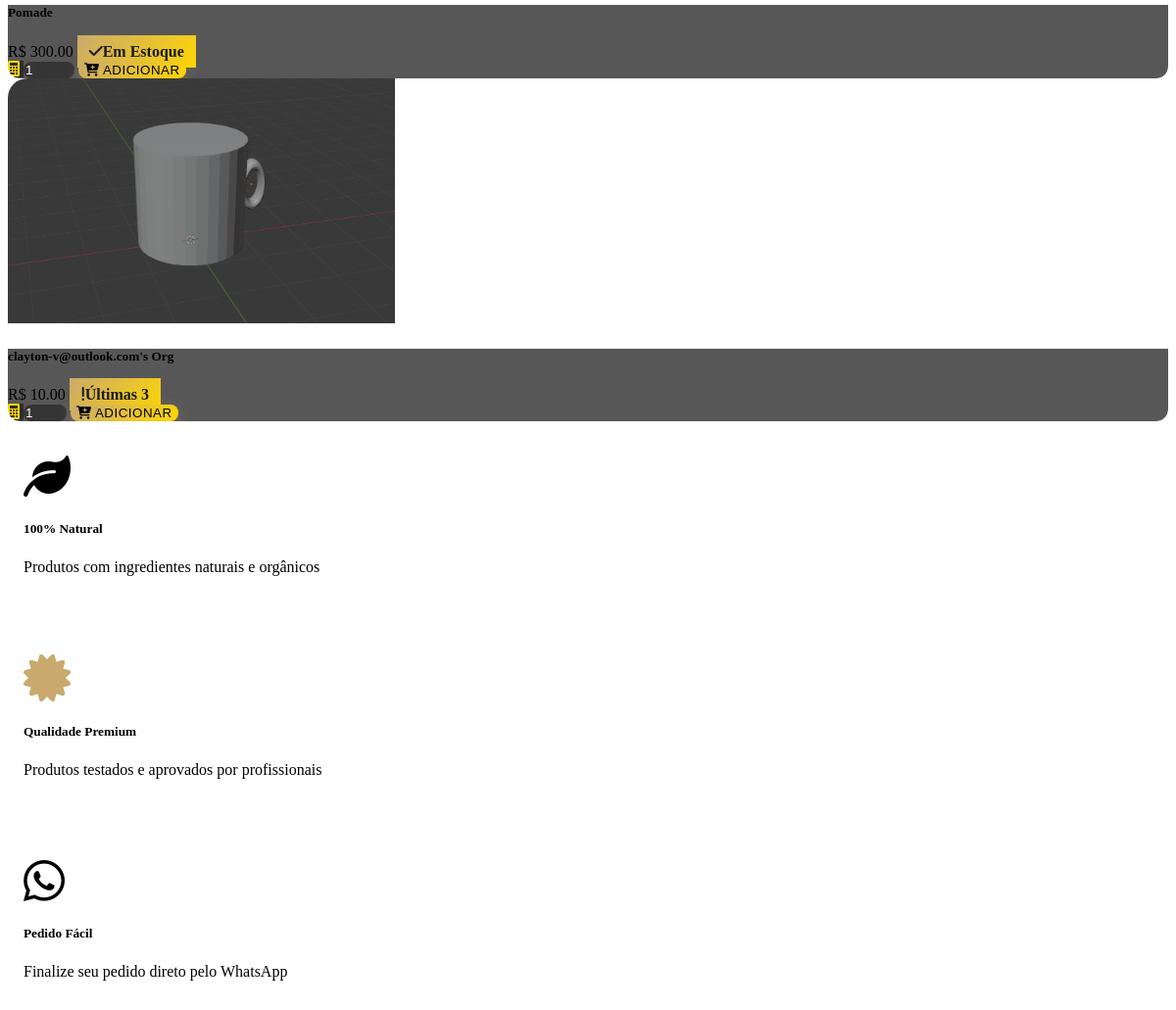
Before: / (middle part) with the older database file.
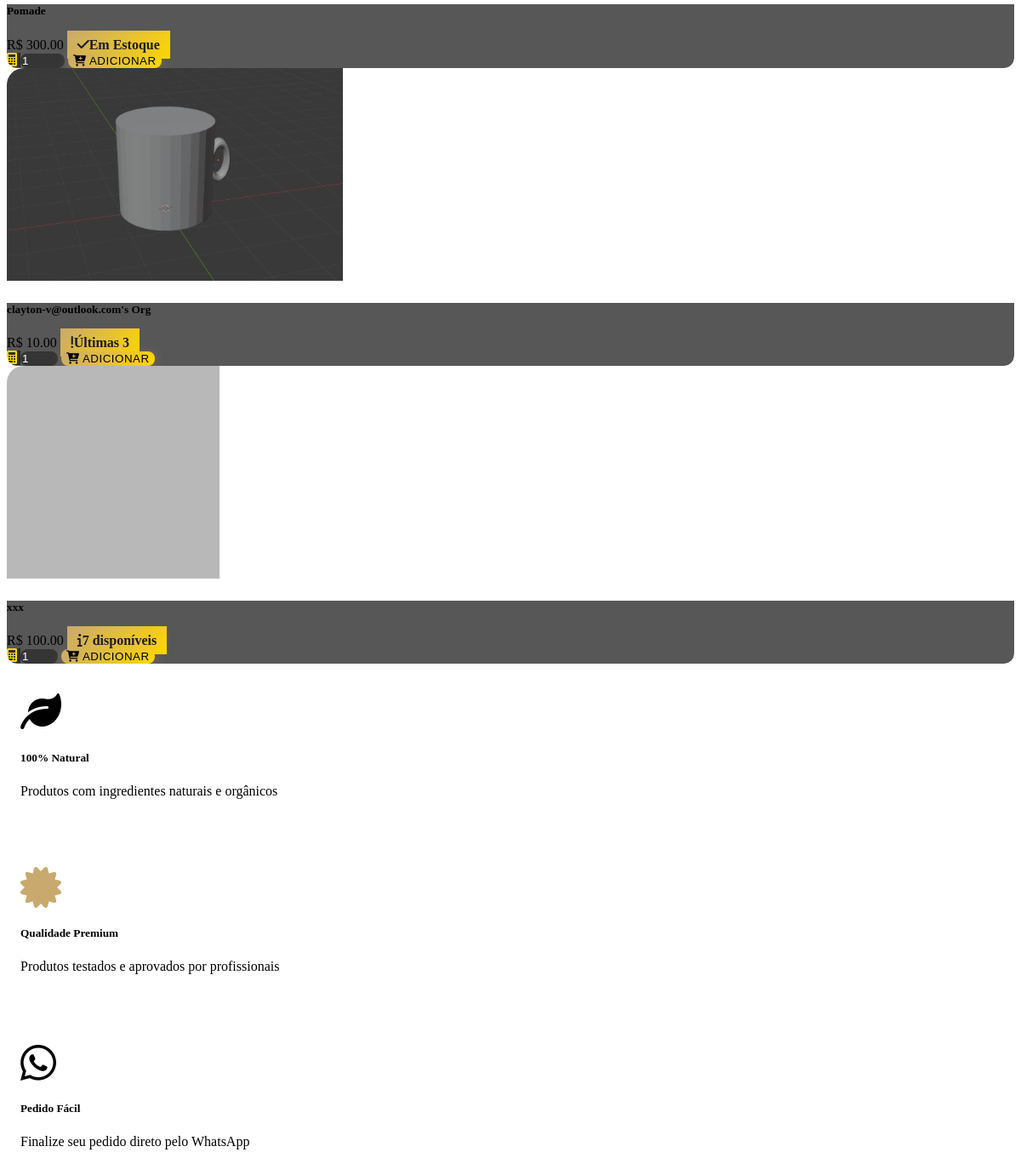
After: the same page with the newer database file.
### models.py (models this page shows, shortened)
class Product(db.Model):
    __tablename__ = 'products'
    id = db.Column(db.Integer, primary_key=True)
    name = db.Column(db.String(100), nullable=False)
    description = db.Column(Text, nullable=True)
    price = db.Column(db.Float, nullable=False)
    image_url = db.Column(db.String(255), nullable=True)
    category = db.Column(db.String(50), nullable=True)
    in_stock = db.Column(db.Boolean, default=True)
    stock_quantity = db.Column(db.Integer, default=0)
    min_stock_level = db.Column(db.Integer, default=5)  # Alert threshold
    max_stock_level = db.Column(db.Integer, default=100)
    cost_price = db.Column(db.Float, default=0.0)  # Purchase cost
    supplier_id = db.Column(db.Integer, db.ForeignKey('suppliers.id'))
    supplier = db.Column(db.String(100))
    sku = db.Column(db.String(50), unique=True, nullable=True)  # Stock Keeping Unit
    created_at = db.Column(db.DateTime, default=datetime.utcnow)
    updated_at = db.Column(db.DateTime, default=datetime.utcnow, onupdate=datetime.utcnow)

### routes.py (the view)
@app.route('/')
def index():
    products = Product.query.filter(Product.stock_quantity > 0).all()
    cart_count = get_cart_count()
    return render_template('index.html',
                           products=products,
                           cart_count=cart_count)

### routes.py (called while the page is built)
def get_session_id():
    if 'session_id' not in session:
        session['session_id'] = str(uuid.uuid4())
    return session['session_id']

def get_cart_count():
    session_id = get_session_id()
    return CartItem.query.filter_by(session_id=session_id).count()

@app.context_processor
def inject_cart_count():
    return dict(cart_count=get_cart_count())

### templates/index.html (shortened to what this page needs)
{% extends "base.html" %}
{% block content %}
<section id="produtos" class="py-5 bg-dark">
    <div class="container">
        {% if products %}
        <div class="row g-4">
            {% for product in products %}
            <div class="col-lg-4 col-md-6">
                <div class="card h-100 shadow-sm product-card">
                    <div class="card-img-top-wrapper">
                        <img src="{{ product.image_url or 'https://via.placeholder.com/300x300/8B4513/FFFFFF?text=Produto' }}"
                             class="card-img-top"
                             alt="{{ product.name }}"
                             style="height: 250px; object-fit: cover;">
                    </div>
                    <div class="card-body d-flex flex-column">
                        <h5 class="card-title fw-bold">{{ product.name }}</h5>
                        <div class="d-flex justify-content-between align-items-center mb-3">
                            <span class="h4 text-success fw-bold mb-0">
                                R$ {{ "%.2f"|format(product.price) }}
                            </span>
                            {% if product.stock_quantity > 0 %}
                                {% if product.stock_quantity <= product.min_stock_level %}
                                    <span class="badge bg-warning text-dark">
                                        <i class="fas fa-exclamation me-1"></i>Últimas {{ product.stock_quantity }}
                                    </span>
                                {% elif product.stock_quantity <= 10 %}
                                    <span class="badge bg-info">
                                        <i class="fas fa-info me-1"></i>{{ product.stock_quantity }} disponíveis
                                    </span>
                                {% else %}
                                    <span class="badge bg-success">
                                        <i class="fas fa-check me-1"></i>Em Estoque
                                    </span>
                                {% endif %}
                            {% else %}
                                <span class="badge bg-danger">
                                    <i class="fas fa-times me-1"></i>Sem Estoque
                                </span>
                            {% endif %}
                        </div>
                        {% if product.stock_quantity > 0 %}
                        <form method="POST" action="{{ url_for('add_to_cart', product_id=product.id) }}" class="add-to-cart-form">
                            <div class="input-group mb-3">
                                <span class="input-group-text">
                                    <i class="fas fa-calculator"></i>
                                </span>
                                <input type="number"
                                       name="quantity"
                                       class="form-control"
                                       value="1"
                                       min="1"
                                       max="{{ product.stock_quantity }}"
                                       aria-label="Quantidade">
                                <button class="btn btn-primary" type="submit">
                                    <i class="fas fa-cart-plus me-2"></i>
                                    Adicionar
                                </button>
                            </div>
                        </form>
                        {% else %}
                        <button class="btn btn-secondary" disabled>
                            <i class="fas fa-ban me-2"></i>
                            Indisponível
                        </button>
                        {% endif %}
                    </div>
                </div>
            </div>
            {% endfor %}
        </div>
        {% endif %}
    </div>
</section>
<section class="bg-light py-5">
    <div class="container">
        <div class="row text-center g-4">
            <div class="col-md-3">
                <div class="feature-box">
                    <i class="fas fa-leaf fa-3x text-success mb-3"></i>
                    <h5>100% Natural</h5>
                    <p class="text-muted">Produtos com ingredientes naturais e orgânicos</p>
                </div>
            </div>
            <div class="col-md-3">
                <div class="feature-box">
                    <i class="fas fa-certificate fa-3x text-primary mb-3"></i>
                    <h5>Qualidade Premium</h5>
                    <p class="text-muted">Produtos testados e aprovados por profissionais</p>
                </div>
            </div>
            <div class="col-md-3">
                <div class="feature-box">
                    <i class="fab fa-whatsapp fa-3x text-success mb-3"></i>
                    <h5>Pedido Fácil</h5>
                    <p class="text-muted">Finalize seu pedido direto pelo WhatsApp</p>
                </div>
            </div>
        </div>
    </div>
</section>
{% endblock %}

### templates/base.html (shortened to what this page needs)
<!doctype html>
<html lang="pt-BR" data-bs-theme="dark">
    <head>
        <link
            href="https://cdn.replit.com/agent/bootstrap-agent-dark-theme.min.css"
            rel="stylesheet"
        />
        <link
            rel="stylesheet"
            href="https://cdnjs.cloudflare.com/ajax/libs/font-awesome/6.0.0/css/all.min.css"
        />
        <link
            rel="stylesheet"
            href="{{ url_for('static', filename='css/style.css') }}"
        />
    </head>
    <body>
        <main>{% block content %}{% endblock %}</main>
    </body>
</html>

### static/css/style.css (style rules this page uses)
:root { --barbershop-primary: #1a1a1a; --barbershop-secondary: #2d2d2d; --barbershop-accent: #c9a96e; --barbershop-gold: #ffd700; --barbershop-gradient: linear-gradient(135deg, #c9a96e 0%, #ffd700 100%); --barbershop-dark-gradient: linear-gradient(135deg, #1a1a1a 0%, #2d2d2d 100%); }
.btn-primary { background: var(--barbershop-gradient); border: none; font-weight: 600; text-transform: uppercase; letter-spacing: 0.5px; box-shadow: 0 4px 15px rgba(201, 169, 110, 0.3); transition: all 0.3s ease; }
.text-primary { color: var(--barbershop-accent) !important; }
.product-card { transition: all 0.4s cubic-bezier(0.4, 0, 0.2, 1); border: none; overflow: hidden; background: rgba(255, 255, 255, 0.05); backdrop-filter: blur(10px); border: 1px solid rgba(255, 255, 255, 0.1); border-radius: 20px; }
.card-img-top-wrapper { position: relative; overflow: hidden; border-radius: 20px 20px 0 0; }
.product-card .card-img-top { transition: all 0.4s cubic-bezier(0.4, 0, 0.2, 1); filter: brightness(0.9); }
.feature-box { padding: 2rem 1rem; transition: transform 0.3s ease; }
body { padding-top: 80px; }
.btn { border-radius: 8px; font-weight: 500; transition: all 0.3s ease; }
.card { border-radius: 12px; border: none; }
.badge { font-weight: 500; padding: 0.5em 0.75em; }
.form-control { border-radius: 8px; border: 2px solid var(--bs-border-color); transition: border-color 0.3s ease, box-shadow 0.3s ease; }
.product-card .card-body { background: rgba(45, 45, 45, 0.8); backdrop-filter: blur(10px); }
.product-card .badge { background: var(--barbershop-gradient) !important; color: #1a1a1a !important; font-weight: 600; }
.input-group .input-group-text { background: var(--barbershop-secondary); border-color: var(--barbershop-accent); color: var(--barbershop-gold); }
.input-group .form-control { background: rgba(45, 45, 45, 0.8); border-color: var(--barbershop-accent); color: #fff; }

Changed rows visible on the page:
added Product: name "xxx", price "100.00", stock_quantity "7"
